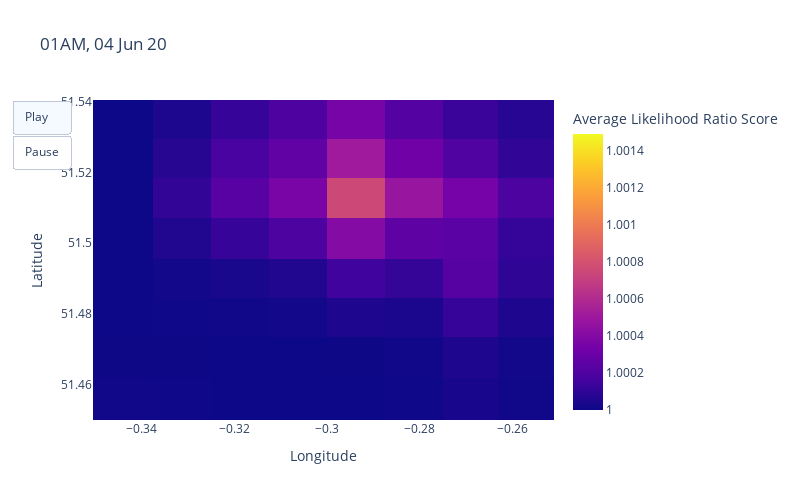

The code cell stored with this chart in its notebook:
### Markdown cell above
Now, we can plot using `visualise_results()`

### Code cell
visualise_results(scores, x, y, t, av_l_max, smooth=False)

### Figure 1 — Plotly figure (JSON) as saved in the notebook; plotly's stock layout.template omitted (floating-point values rounded to 4 significant figures)
{"data": [{"colorbar": {"title": {"text": "Average Likelihood Ratio Score"}}, "type": "heatmap", "x": ["-0.344", "-0.331", "-0.319", "-0.306", "-0.294", "-0.281", "-0.269", "-0.257"], "y": ["51.535", "51.524", "51.513", "51.501", "51.490", "51.479", "51.468", "51.456"], "z": [[1, 1.0, 1.0, 1.0, 1.0, 1.0, 1.0, 1.0], [1.0, 1.0, 1.0, 1.0, 1.001, 1.0, 1.0, 1.0], [1.0, 1.0, 1.0, 1.0, 1.001, 1.0, 1.0, 1.0], [1.0, 1.0, 1.0, 1.0, 1.0, 1.0, 1.0, 1.0], [1.0, 1.0, 1.0, 1.0, 1.0, 1.0, 1.0, 1.0], [1.0, 1.0, 1.0, 1.0, 1.0, 1.0, 1.0, 1.0], [1.0, 1.0, 1.0, 1.0, 1.0, 1.0, 1.0, 1.0], [1.0, 1.0, 1.0, 1.0, 1.0, 1.0, 1.0, 1.0]], "zmax": 1.001, "zmin": 1}], "layout": {"height": 500, "title": {"text": "01AM, 04 Jun 20"}, "updatemenus": [{"buttons": [{"args": [null], "label": "Play", "method": "animate"}, {"args": [null, {"frame": {"duration": 0, "redraw": false}, "mode": "immediate", "transition": {"duration": 0}}], "label": "Pause", "method": "animate"}], "type": "buttons"}], "width": 800, "xaxis": {"autorange": true, "range": [-0.3505, -0.251], "title": {"text": "Longitude"}, "type": "linear"}, "yaxis": {"autorange": true, "range": [51.45, 51.54], "title": {"text": "Latitude"}, "type": "linear"}}}
